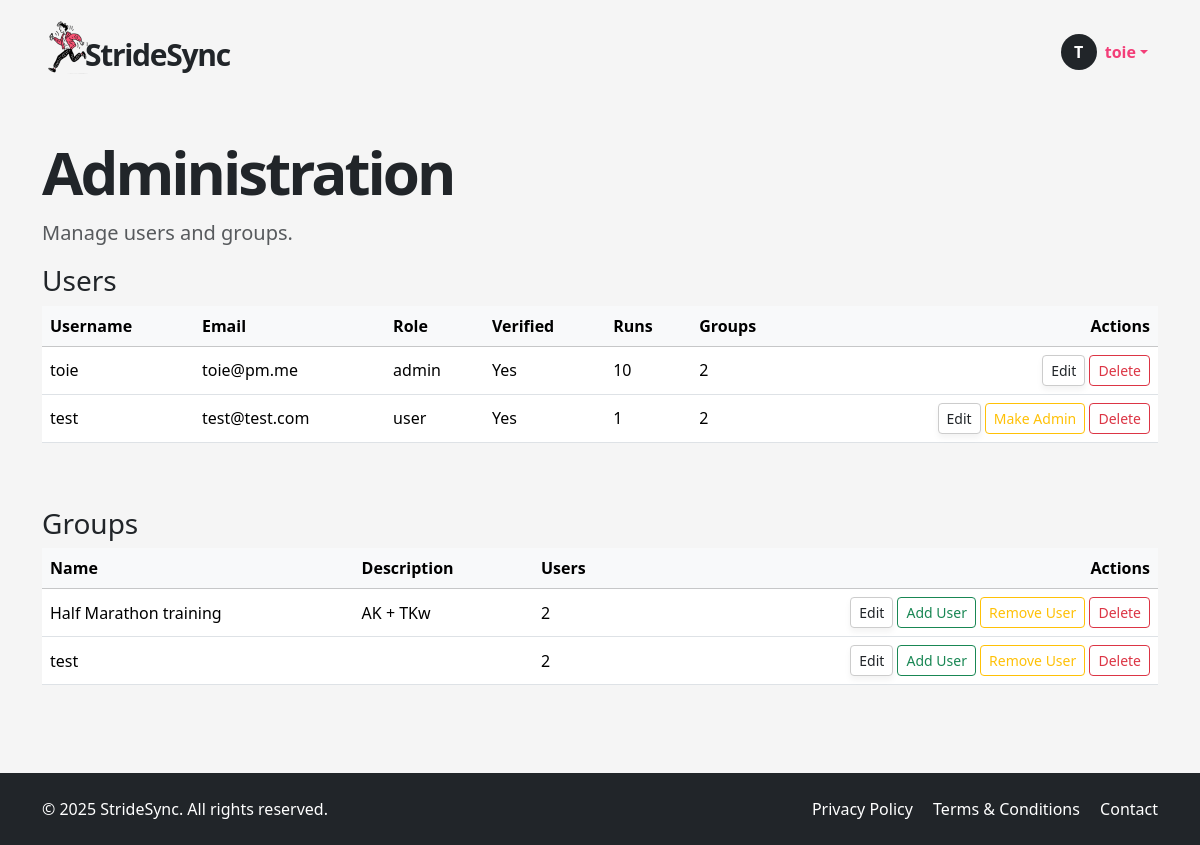
The page /admin (signed in) on the database as committed earlier.
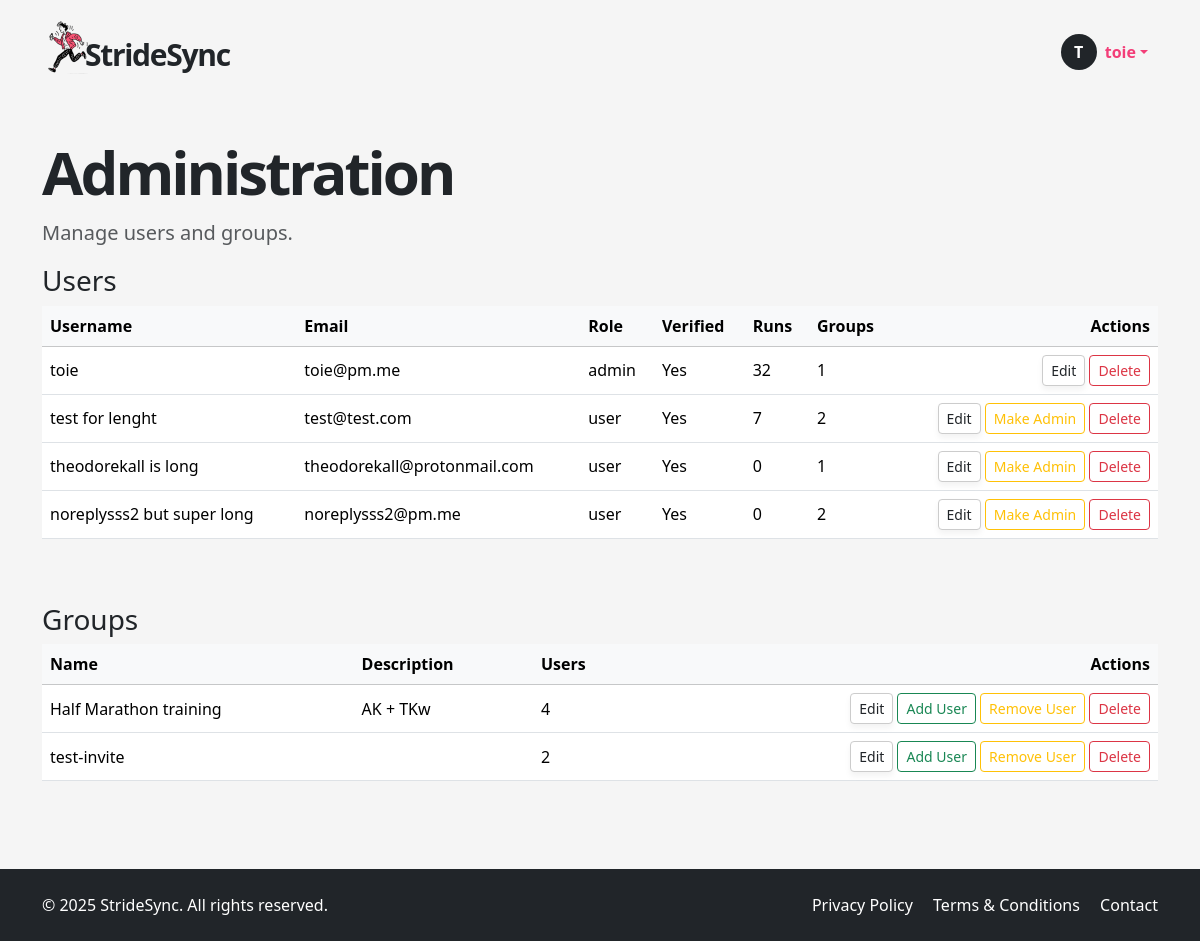
The same page on the database as committed later.
### app/models.py (models this page shows, shortened)
class User(UserMixin, db.Model):
    __tablename__ = "users"
    id = sa.Column(sa.Integer, primary_key=True)
    email = sa.Column(sa.String(120), unique=True, nullable=False, index=True)
    password_hash = sa.Column(sa.String(256))
    username = sa.Column(sa.String(64), unique=True, nullable=False, index=True)
    role = sa.Column(sa.Enum(UserRole), default=UserRole.USER, nullable=False)
    is_verified = sa.Column(sa.Boolean, default=False)
    verification_token = sa.Column(sa.String(128), nullable=False, default=lambda: secrets.token_urlsafe(32))
    unit_preference = Column(String(2), default='km')  # 'km' or 'mi'
    notify_group_activity = Column(Boolean, default=True)
    is_public_profile = Column(Boolean, default=False)
    reset_token = db.Column(db.String, nullable=True)
    reset_token_expiry = db.Column(db.DateTime, nullable=True)
    runs = so.relationship("Run", back_populates="user", cascade="all, delete-orphan")
    groups = so.relationship("Group", secondary=user_groups, back_populates="members")
    admin_of_groups = so.relationship("Group", secondary=group_admins, back_populates="admins")

class Group(db.Model):
    __tablename__ = "groups"
    id = sa.Column(sa.Integer, primary_key=True)
    name = sa.Column(sa.String(100), unique=True, nullable=False)
    description = sa.Column(sa.Text)
    members = so.relationship("User", secondary=user_groups, back_populates="groups")
    admins = so.relationship("User", secondary=group_admins, back_populates="admin_of_groups")
    runs = so.relationship("Run", secondary=run_groups, back_populates="groups")
    invites = so.relationship("GroupInvite", back_populates="group", cascade="all, delete-orphan")

### app/routes.py (the view)
@app.route('/admin')
@login_required
def admin_panel():
    if current_user.role != UserRole.ADMIN:
        abort(403)
    users = db.session.scalars(sa.select(User)).all()
    groups = db.session.scalars(sa.select(Group)).all()
    user_stats = {
        user.id: {
            "num_runs": len(user.runs),
            "num_groups": len(user.groups)
        }
        for user in users
    }
    group_stats = {
        group.id: {
            "num_users": len(group.members)
        }
        for group in groups
    }
    return render_template(
        "admin.html",
        users=users,
        groups=groups,
        user_stats=user_stats,
        group_stats=group_stats,
        UserRole=UserRole
    )

### app/models.py (called while the page is built)
@login.user_loader
def load_user(id):
    return db.session.get(User, int(id))

### app/templates/admin.html (shortened to what the changed rows need)
{% extends "base.html" %}
{% block content %}
<div class="container py-5">
  <h1 class="display-5 fw-bold hero-title mb-3">Administration</h1>
  <div class="mb-5">
    <div class="table-responsive">
      <table class="table table-hover align-middle">
        <thead class="table-light">
          <tr>
            <th class="text-nowrap">Username</th>
            <th class="text-nowrap">Email</th>
            <th class="text-nowrap">Role</th>
            <th class="text-nowrap">Verified</th>
            <th class="text-nowrap">Runs</th>
            <th class="text-nowrap">Groups</th>
            <th class="text-end text-nowrap">Actions</th>
          </tr>
        </thead>
        <tbody>
          {% for user in users %}
          <tr>
            <td>{{ user.username }}</td>
            <td>{{ user.email }}</td>
            <td>{{ user.role.value }}</td>
            <td>{{ 'Yes' if user.is_verified else 'No' }}</td>
            <td>{{ user_stats[user.id].num_runs }}</td>
            <td>{{ user_stats[user.id].num_groups }}</td>
            <td class="text-end text-nowrap">
              <button class="btn btn-sm btn-soft"
                      data-bs-toggle="modal"
                      data-bs-target="#editUserModal"
                      onclick="prepareEditUser({{ user.id }}, '{{ user.username }}', '{{ user.email }}')">Edit</button>
              {% if user.role.name == 'ADMIN' and user.id != current_user.id %}
                <form method="POST" action="{{ url_for('admin_demote_user', user_id=user.id) }}" class="d-inline">
                  <button class="btn btn-sm btn-outline-secondary">Remove Admin</button>
                </form>
              {% elif user.role.name != 'ADMIN' %}
                <form method="POST" action="{{ url_for('admin_promote_user', user_id=user.id) }}" class="d-inline">
                  <button class="btn btn-sm btn-outline-warning">Make Admin</button>
                </form>
              {% endif %}
              <button class="btn btn-sm btn-outline-danger"
                      data-bs-toggle="modal"
                      data-bs-target="#deleteUserModal"
                      onclick="prepareDeleteUser({{ user.id }}, '{{ user.username }}')">Delete</button>
            </td>
          </tr>
          {% endfor %}
        </tbody>
      </table>
    </div>
  </div>
  <div>
    <div class="table-responsive">
      <table class="table table-hover align-middle">
        <thead class="table-light">
          <tr>
            <th class="text-nowrap">Name</th>
            <th class="text-nowrap">Description</th>
            <th class="text-nowrap">Users</th>
            <th class="text-end text-nowrap">Actions</th>
          </tr>
        </thead>
        <tbody>
          {% for group in groups %}
          <tr>
            <td>{{ group.name }}</td>
            <td class="text-truncate" style="max-width: 150px;">{{ group.description[:60] }}{% if group.description|length > 60 %}…{% endif %}</td>
            <td>{{ group_stats[group.id].num_users }}</td>
            <td class="text-end text-nowrap">
              <button class="btn btn-sm btn-soft" data-bs-toggle="modal" data-bs-target="#editGroupModal"
                      onclick="prepareEditGroup({{ group.id }}, '{{ group.name }}', `{{ group.description|e }}`)">Edit</button>
              <button class="btn btn-sm btn-outline-success" data-bs-toggle="modal" data-bs-target="#addUserToGroupModal"
                      onclick="document.getElementById('addUserGroupId').value = '{{ group.id }}';">Add User</button>
              <button class="btn btn-sm btn-outline-warning"
                      data-bs-toggle="modal"
                      data-bs-target="#removeUserFromGroupModal{{ group.id }}">
                Remove User
              </button>
              <button class="btn btn-sm btn-outline-danger"
                      data-bs-toggle="modal"
                      data-bs-target="#deleteGroupModal"
                      onclick="prepareDeleteGroup({{ group.id }}, '{{ group.name }}')">Delete</button>
            </td>
          </tr>
          {% endfor %}
        </tbody>
      </table>
    </div>
  </div>
</div>
{% endblock %}

### app/templates/base.html (shortened to what this page needs)
<!DOCTYPE html>
<html lang="en">
<head>
  <link href="https://cdn.jsdelivr.net/npm/bootstrap@5.3.6/dist/css/bootstrap.min.css" rel="stylesheet">
  <link href="https://cdn.jsdelivr.net/npm/bootstrap-icons@1.10.5/font/bootstrap-icons.css" rel="stylesheet">
  <link rel="stylesheet" href="{{ url_for('static', filename='style.css') }}">
</head>
<body>
  <header>
    <nav class="navbar">
      <div class="container d-flex justify-content-between align-items-center py-2">
        <a href="/index" class="text-decoration-none logo-container d-flex align-items-center">
          <img src="{{ url_for('static', filename='img/icon.png') }}" width="50px" style="margin-right: -15px !important;" alt="StrideSync logo">
          <p class="logo mb-0 ms-2">StrideSync</p>
        </a>
        <ul class="navbar-nav flex-row align-items-center mb-0 menubox">
          {% if current_user.is_anonymous %}
            <li class="nav-item">
              <a class="btn btn-dark px-4" href="{{ url_for('login') }}">LOGIN</a>
            </li>
          {% else %}
            <li class="nav-item dropdown">
              <a class="nav-link dropdown-toggle d-flex align-items-center" href="#" id="userDropdown" role="button" data-bs-toggle="dropdown" aria-expanded="false">
                <div class="avatar-circle bg-dark text-white rounded-circle d-flex justify-content-center align-items-center me-2" style="width: 36px; height: 36px; font-weight: bold;">
                  {{ current_user.username[0]|upper }}
                </div>
                <span class="fw-semibold text-truncate d-inline-block username-truncate" title="{{ current_user.username }}">
                  {{ current_user.username }}
                </span>
              </a>
            </li>
          {% endif %}
        </ul>
      </div>
    </nav>
  </header>
  <main>
    {% block content %}{% endblock %}
  </main>
  <footer class="bg-dark text-white py-4">
    <div class="container d-flex flex-column flex-md-row justify-content-between align-items-center">
      <div class="mb-2 mb-md-0">
        &copy; 2025 StrideSync. All rights reserved.
      </div>
      <div>
        <a href="/privacy" class="text-white text-decoration-none me-3">Privacy Policy</a>
        <a href="/terms" class="text-white text-decoration-none me-3">Terms & Conditions</a>
        <a href="/contact" class="text-white text-decoration-none">Contact</a>
      </div>
    </div>
  </footer>
</body>
</html>

Rows that differ between the two databases and show on the page:
removed Group: name "test", id "2"
changed User "toie": user_stats "10" → "32"; id "2" → "1"
changed User "test@test.com": username "test" → "test for lenght"; is_verified "1" → "7"
added User: username "theodorekall is long", email "theodorekall@protonmail.com", role.value "user", is_verified "Yes", is_public_profile "0", user_stats "1"
added User: username "noreplysss2 but super long", email "noreplysss2@pm.me", role.value "user", is_verified "Yes", is_public_profile "0", user_stats "2"
computed for Group "Half Marathon training": group_stats "2" → "4"
added Group: name "test-invite", group_stats "2", {{ group.id }} 3 (drawn)
